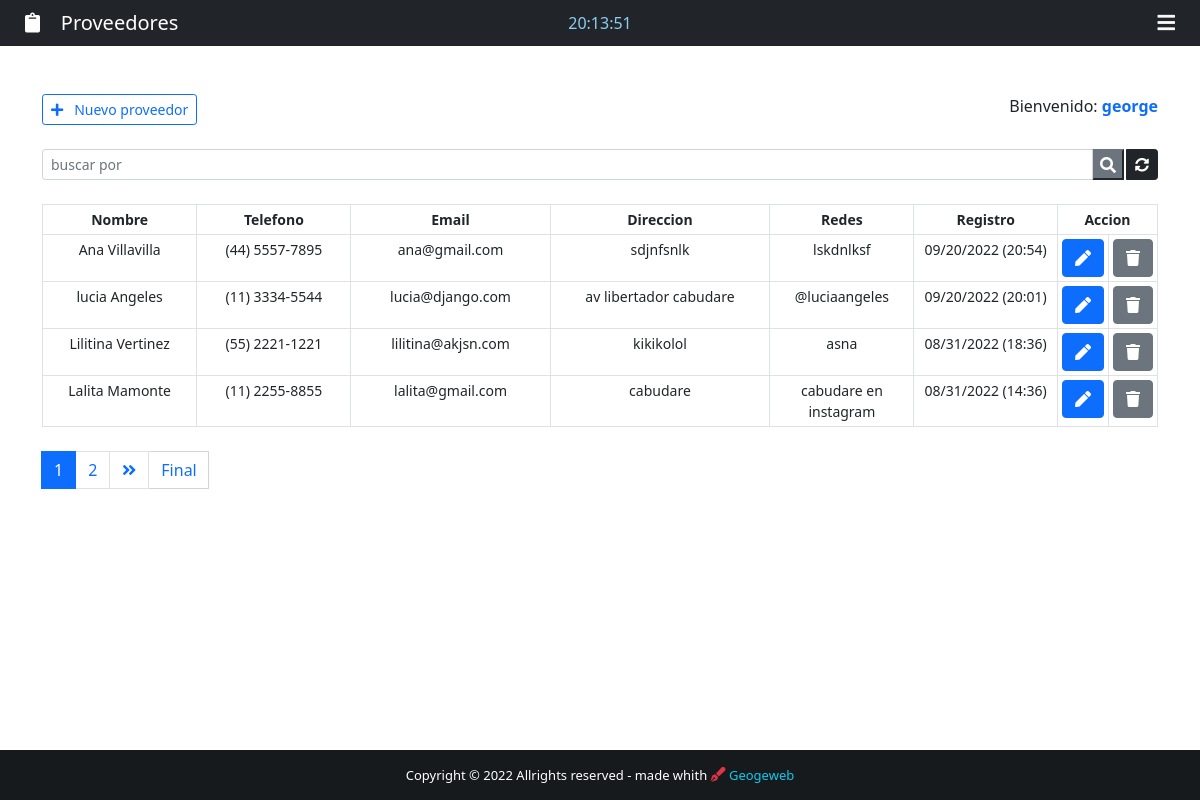
The app's page /backend/ (signed in) with its own data.
### apparm/models.py (models this page shows, shortened)
class Proveedor(models.Model):
    id = models.IntegerField(primary_key=True)
    nombre = models.CharField(max_length=100)
    telefono = models.CharField(max_length=100)
    email = models.CharField(max_length=100)
    direccion = models.CharField(max_length=100)
    rrss = models.CharField(max_length=100)
    nota = models.TextField(blank=True)
    created_at = models.DateTimeField(auto_now_add=True)

### apparm/views.py (the view)
# urls.py: path('backend/', views.backend, name='backend'),
@cache_control(no_cache = True, must_revalidate= True, no_store = True)
@login_required(login_url='login')
def backend(request):
    if 'q' in request.GET:
        q = request.GET['q']
        all_proveedor_list = Proveedor.objects.filter(
            Q(nombre__icontains=q) | Q(telefono=q) | Q(email=q) | Q(direccion=q) | Q(rrss=q) | Q(nota=q)
        ).order_by('-created_at')
    else:
        all_proveedor_list = Proveedor.objects.all().order_by('-created_at')
    paginador = Paginator(all_proveedor_list, 4)
    page = request.GET.get('page')
    all_proveedor = paginador.get_page(page)
    total = Proveedor.objects.all().count()
    return render(request, 'backend.html', {"proveedor": all_proveedor, 'count':total})

### apparm/templates/backend.html (shortened to what this page needs)
{% extends 'base.html' %}
{% block navbar-content %}
<i class="fas fa-clipboard"></i>&nbsp; &nbsp; Proveedores
{% endblock navbar-content %}
{% block time %}
<div class="col-sm">
    <center>
        <span style="color:#89cff0 ;" id="clock" ></span>
    </center>
</div>
{% endblock time %}
{% block nav-btn %}
<div class="text-light" id="side-bar" data-bs-toggle="offcanvas" data-bs-target="#offcanvasRight" aria-controls="offcanvasRight">
    <i class="fas fa-bars"></i>
</div>
{% endblock nav-btn %}
{% block content %}
<div class="container">
    <br><br>
    <div class="d-flex justify-content-between">
        <a href="{% url 'add_proveedor' %}" id="btn-add-desktop" class="btn btn-outline-primary btn-sm text-sm"><i class="fas fa-plus"></i>&nbsp;&nbsp; Nuevo proveedor</a>
        <span class="bienvenido">
            Bienvenido: <strong><span class="text-primary">{{user.get_username}}</span></strong>
        </span>
    </div>
    <form action="">
        <div class="input-group input-group-sm mb-3 mt-4">
            <input type="text" name="q" class="form-control" placeholder="buscar por" value="{{ request.GET.q}}">
            <button class="btn- btn-secondary"><i class="fas fa-search"></i></button>
            <a href="{% url 'backend' %}" class="btn btn-dark" style="margin-left:2px ;"><i class="fas fa-sync-alt"></i></a>
        </div>
    </form>
    <center>
        <table class="table table-bordered table-sm mt-4" style="text-align: center; font-size: 14px;">
            <head class="table-secondary">
                <tr>
                    <th style="width: 14%;">Nombre</th>
                    <th style="width: 14%;">Telefono</th>
                    <th style="width: 18%;">Email</th>
                    <th style="width: 20%;">Direccion</th>
                    <th style="width: 13%;">Redes</th>
                    <th style="width: 13%;">Registro</th>
                    {% if request.user.is_superuser %}
                    <th style="width: 8%;" colspan="2">Accion</th>
                    {% else %}
                    <th style="width: 8%;" colspan="2">Editar</th>
                    {% endif %}
                </tr>
            </head>
            {% for prove in proveedor %}
            <tr class="text-small" id="chk_td">
                <td data-label="Nombre" id="top-table">{{prove.nombre}}</td>
                <td data-label="Telefono" id="responsive-border">{{prove.telefono}}</td>
                <td data-label="Email" id="responsive-border">{{prove.email}}</td>
                <td data-label="Direccion" id="responsive-border">{{prove.direccion}}</td>
                <td data-label="Rrss" id="responsive-border">{{prove.rrss}}</td>
                <td data-label="Fecha" id="responsive-border">{{prove.created_at | date:'m/d/Y (H:i)'}}</td>
                <td>
                    <a href="/provee/{{ prove.id }}" class="btn btn-primary btn-action" title="Edit Proveedor">
                        <i class="fas fa-pen"></i>
                    </a>
                </td>
                {% if request.user.is_superuser %}
                <td>
                    <a class="btn btn-secondary btn-action" title="Delete Proveedor" data-bs-toggle="modal" data-bs-target="#deleteModal{{prove.pk}}">
                        <i class="fas fa-trash"></i>
                    </a>
                </td>
                {% endif %}
            </tr>
            {% endfor %}
        </table>
    </center>
    <nav class="mt-4" aria-label="Page navigation example" id="pagination">
        {% if proveedor.has_other_pages %}
        <ul class="pagination justify-content-left">
            {% for i in proveedor.paginator.page_range %}
            {% if proveedor.number == i %}
            <li class="page-item active"><span class="page-link">{{i}}</span></li>
            {% else %}
            <li class="page-item"><a href="?page={{ i }}" class="page-link">{{i}}</a></li>
            {% endif %}
            {% endfor %}
            {% if proveedor.has_next %}
            <li class="page-item"><a href="?page={{proveedor.next_page_number}}" class="page-link"><i class="fas fa-angle-double-right"></i></a></li>
            <a href="?page={{ proveedor.paginator.num_pages}}" id="last" class="btn btn-outline-primary mb-4" style="width: 60px; border-radius: 1px; border: 1px solid #d3d3d3; border-left: none;">Final</a>
            {% else %}
            <li class="page-item disabled"></li>
            {% endif %}
        </ul>
        {% endif %}
    </nav>
</div>
<br><br>
{% endblock content %}

### apparm/templates/base.html (shortened to what this page needs)
{% load static %}
<!DOCTYPE html>
<html lang="en">
<head>
    <link href="https://cdn.jsdelivr.net/npm/bootstrap@5.0.2/dist/css/bootstrap.min.css" rel="stylesheet">
    <link rel="stylesheet" href="https://use.fontawesome.com/releases/v5.15.4/css/all.css"/>
    <link rel="stylesheet" href={% static "css/style.css" %}>
</head>
<body>
    <div class="wrapper">
        <header>
            <nav class="navbar navbar-expand-ld navbar-dark bg-dark">
                <div class="col-sm">
                    <a href="#" class="navbar-brand flex-grow-1" id="nav-content" style="text-align: center; color:#fff; margin-left: 25px;" >
                        {% block navbar-content %}{% endblock navbar-content %}
                    </a>
                </div>
                {% block time %} {% endblock time %}
                <div class="col-sm">
                    {% block nav-btn %}{% endblock nav-btn %}
                </div>
            </nav>
        </header>
        {% block content %}
        {% endblock content %}
    </div>
    <footer class="bg-dark text-center text-lg-start" id="footer" style="color: #fff;">
        <div class="text-center p-3" style="background-color:rgba(0,0,0, 0.3) ;">
            Copyright &copy; {% now "Y" %} <span id="allrights">Allrights reserved</span> - made whith
            <i class="text-danger fas fa-light fa-pen-fancy" style="font-size: 15px;"></i>
            <a href="#" target="_blank" style="color: #0dcaf0; text-decoration: none;"> Geogeweb</a>
        </div>
    </footer>
</body>
</html>

### apparm/static/css/style.css (style rules this page uses)
html, body { height: 100%; margin: 0; max-width: 100%; overflow: hidden; }
#side-bar, #front-nav-icon { float: right; margin-right: 25px; cursor: pointer; font-size: 20px; }
.wrapper { min-height: 100%; margin-bottom: -50px; }
#footer, .push { height: 50px; font-size: 13px; }

### records on screen
Proveedor: nombre "Ana Villavilla", telefono "(44) 5557-7895", email "ana@gmail.com", direccion "sdjnfsnlk", rrss "lskdnlksf", created_at "09/20/2022 (20:54)"
Proveedor: nombre "lucia Angeles", telefono "(11) 3334-5544", email "lucia@django.com", direccion "av libertador cabudare", rrss "@luciaangeles", created_at "09/20/2022 (20:01)"
Proveedor: nombre "Lilitina Vertinez", telefono "(55) 2221-1221", email "lilitina@akjsn.com", direccion "kikikolol", rrss "asna", created_at "08/31/2022 (18:36)"
Proveedor: nombre "Lalita Mamonte", telefono "(11) 2255-8855", email "lalita@gmail.com", direccion "cabudare", rrss "cabudare en instagram", created_at "08/31/2022 (14:36)"

### other values on screen
{{ user.get_username }} "george"
{{ i }} "1"
{{ i }} "2"
